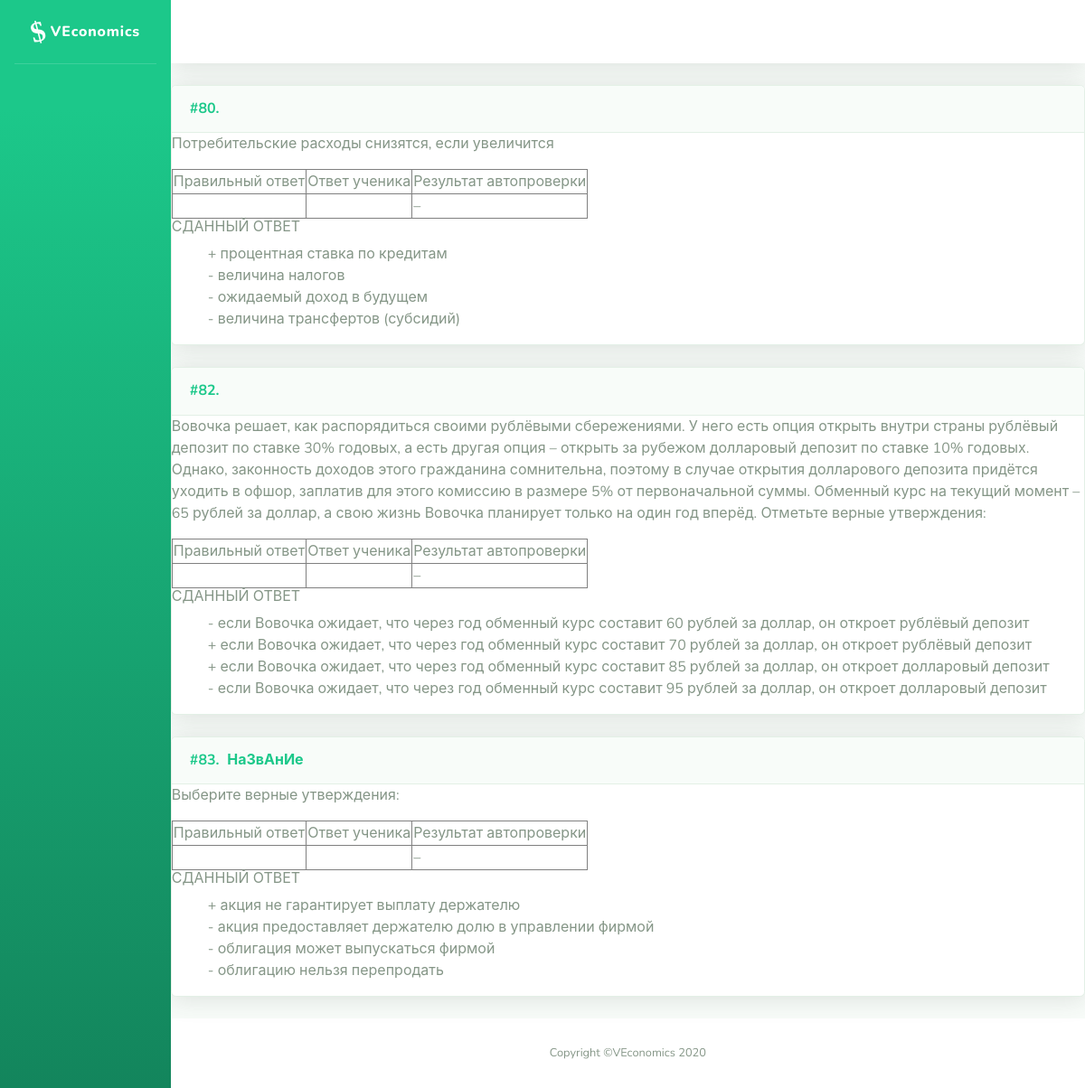
The app's page /problems/testset_result/19 with its own data.
### problems/models.py (models this page shows, shortened)
class Problem(models.Model):
    name = models.CharField('Название', max_length=200, blank=True, null=True)
    task = RichTextUploadingField('Условие')
    problem_type = models.IntegerField('Тип задачи', choices=TYPE_CHOICES, blank=False, null=False, default=0)
    short_answer = models.CharField('Ответ (для автоматической проверки)', max_length=200, blank=True)
    yesno_answer = models.IntegerField('Ответ ДА/НЕТ', choices=YESNO_CHOICES, blank=True, default=None)
    solution = RichTextUploadingField('Решение', blank=True)
    hint = RichTextUploadingField('Подсказка', blank=True)
    topics = models.ManyToManyField(Topic, related_name="problems", verbose_name='Темы')
    assignments = models.ManyToManyField(User, through='Assignment', through_fields=['problem', 'person'])
    class Meta:
        ordering = ['id']

class Variant(models.Model):
    text = models.CharField('Вариант ответа', max_length=1000, blank=False)
    right = models.BooleanField('Верный ответ', blank=False, null=False, default=False)
    problem = models.ForeignKey(Problem, verbose_name="Задача", on_delete=models.CASCADE, blank=True, null=True, related_name='variants')
    order = models.IntegerField('Порядковый номер', blank=False, null=False, default=0)
    class Meta:
        verbose_name = 'Ответ'
        verbose_name_plural = 'Ответы'
    def __str__(self):
        return mark_safe(self.text)

### problems/views.py (the view)
# urls.py: path('testset_result/<int:test_assignment_id>', views.test_result, name='testset_result'),
def test_result(request, test_assignment_id):
    test_assignment = TestSetAssignment.objects.get(pk=test_assignment_id)
    result = []
    for problem in test_assignment.test_set.problems.all():
        problem.submit =TestSubmit.objects.get(problem=problem, assignment=test_assignment)
        result.append(problem)
    return render(request, 'problems/testset_result.html', {'tests': result})

### problems/templates/problems/testset_result.html
{% extends "problems/sb/base.html" %}
{% block content %}
    {% for problem in tests %}
        {% include 'problems/problem.html' %}
    {% endfor %}
{% endblock %}

### problems/templates/problems/problem.html (shortened to what this page needs)
{% autoescape off%}
<div class="problem">
    <div class="card shadow mb-4">
        <div class="problem-header">
            <a class="d-block card-header py-3" role="button" aria-expanded="true" aria-controls="collapse">
                    <h6 class="m-0 font-weight-bold text-primary">
                        <div class="problem-id">
                            #{{ problem.id }}.&nbsp;
                        </div>
                        {% if problem.name %}
                            <div class="problem-name">
                                {{ problem.name }}&nbsp;
                            </div>
                        {% endif %}
                    </h6>
            </a>
        </div>
        <div class="collapse show" id="problem-{{ problem.id }}">
            <div class="problem-task">
                {{ problem.task }}
            </div>
            <div class="problem-solution">
                {% if 'teacher' in user.groups.all.0.name %}
                    <div class="right-solution">
                        <div class="collapse" id="solution-{{ problem.id }}">
                          {% include 'problems/problem_solution.html' %}
                        </div>
                        {% if problem.submit %}
                            {% include 'problems/student_answer.html' with object=problem.submit %}
                        {% endif %}
                    </div>
                {% elif problem.form %}
                    <div class="problem-student-form">
                            {{ problem.form.as_p }}
                            {{ problem.form.media }}
                    </div>
                {% elif problem.submit %}
                    {% include 'problems/student_answer.html' with object=problem.submit %}
                {% endif %}
            </div>
        </div>
    </div>
</div>
{% endautoescape %}

### problems/templates/problems/student_answer.html (shortened to what this page needs)
            <table border="1">
                <tr>
                    <td>Правильный ответ</td>
                    <td>Ответ ученика</td>
                    <td>Результат автопроверки</td>
                </tr>
                <tr>
                    <td>{{ problem.submit.assignment.problem.short_answer }}</td>
                    <td>{{ problem.submit.short_answer }}</td>
                    <td>{% if problem.submit.answer_autoverdict == False %}–
                        {% elif problem.submit.answer_autoverdict == True %}+
                        {% endif %}
                    </td>
                </tr>
            </table>
{% if object.yesno_answer != 0 or object.multiplechoice_answer %}
    <h6>СДАННЫЙ ОТВЕТ</h6>
{% endif %}
        <div class="problem-student-form">
            <ul>
            {% for variant in problem.variants.all %}
                <li>{% if variant.id|slugify in object.multiplechoice_answer %}
                    +
                {% else %}
                    -
                {% endif %}
                {{ variant }}
                </li>
            {% endfor %}
            </ul>
        </div>

### problems/static/problems/main.css (style rules this page uses)
.problem-header { white-space:nowrap }
h6 div { display:inline-block; }
.problem-student-form ul { list-style-type:none; }

### records on screen
Problem: id "80", task "Потребительские расходы снизятся, если увеличится"
Variant: text "процентная ставка по кредитам"
Variant: text "величина налогов"
Variant: text "ожидаемый доход в будущем"
Variant: text "величина трансфертов (субсидий)"
Problem: id "82", task "Вовочка решает, как распорядиться своими рублёвыми сбережениями. У него есть опция открыть внутри страны рублёвый депозит по ставке 30% годовых, а есть другая опция – открыть за рубежом долларовый депозит по ставке 10% годовых. Однако, законность доходов этого гражданина сомнительна, поэтому в случае открытия долларового депозита придётся уходить в офшор, заплатив для этого комиссию в размере 5% от первоначальной суммы. Обменный курс на текущий момент – 65 рублей за доллар, а свою жизнь Вовочка планирует только на один год вперёд. Отметьте верные утверждения:"
Variant: text "если Вовочка ожидает, что через год обменный курс составит 60 рублей за доллар, он откроет рублёвый депозит"
Variant: text "если Вовочка ожидает, что через год обменный курс составит 70 рублей за доллар, он откроет рублёвый депозит"
Variant: text "если Вовочка ожидает, что через год обменный курс составит 85 рублей за доллар, он откроет долларовый депозит"
Variant: text "если Вовочка ожидает, что через год обменный курс составит 95 рублей за доллар, он откроет долларовый депозит"
Problem: id "83", name "НаЗвАнИе", task "Выберите верные утверждения:"
Variant: text "акция не гарантирует выплату держателю"
Variant: text "акция предоставляет держателю долю в управлении фирмой"
Variant: text "облигация может выпускаться фирмой"
Variant: text "облигацию нельзя перепродать"
